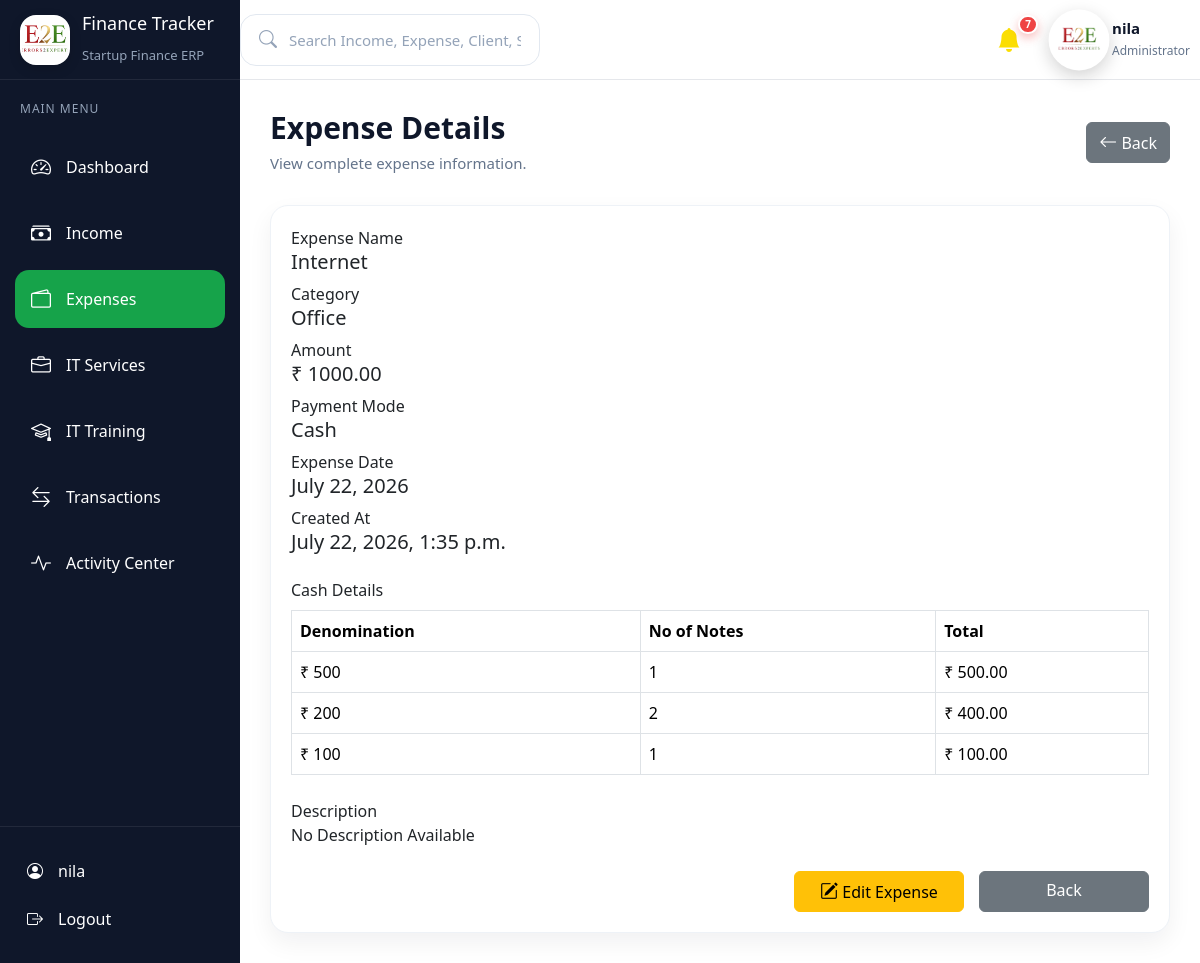
Screenshot of /expenses/view/5/ (signed in) with the database file from the repository.
### expenses/models.py (models this page shows, shortened)
class Expense(models.Model):
    PAYMENT_CHOICES = [
        ("Cash", "Cash"),
        ("UPI", "UPI"),
        ("Bank", "Bank Transfer"),
        ("Card", "Card"),
        ("Cheque", "Cheque"),
    ]
    CATEGORY_CHOICES = [
        ("Office", "Office"),
        ("Salary", "Salary"),
        ("Marketing", "Marketing"),
        ("Travel", "Travel"),
        ("Food", "Food"),
        ("Software", "Software"),
        ("Utilities", "Utilities"),
        ("Others", "Others"),
    ]
    expense_name = models.CharField(
        max_length=150
    )
    category = models.CharField(
        max_length=100,
        choices=CATEGORY_CHOICES
    )
    amount = models.DecimalField(
        max_digits=12,
        decimal_places=2
    )
    payment_mode = models.CharField(
        max_length=20,
        choices=PAYMENT_CHOICES
    )
    transaction_id = models.CharField(
        max_length=100,
        blank=True,
        null=True
    )
    cheque_number = models.CharField(
        max_length=100,
        blank=True,
        null=True
    )
    bank_name = models.CharField(
        max_length=100,
        blank=True,
        null=True
    )
    expense_date = models.DateField()
    description = models.TextField(
        blank=True,
        null=True
    )
    attachment = models.FileField(
        upload_to="expenses/",
        blank=True,
        null=True
    )
    created_at = models.DateTimeField(
        auto_now_add=True
    )
    updated_at = models.DateTimeField(
        auto_now=True
    )
    class Meta:
        ordering = ["-id"]
        verbose_name = "Expense"
        verbose_name_plural = "Expenses"

class CashDenomination(models.Model):
    DENOMINATION_CHOICES = [
        (500, "₹500"),
        (200, "₹200"),
        (100, "₹100"),
        (50, "₹50"),
        (20, "₹20"),
        (10, "₹10"),
    ]
    expense = models.ForeignKey(
        Expense,
        on_delete=models.CASCADE,
        related_name="cash_denominations",
    )
    denomination = models.IntegerField(
        choices=DENOMINATION_CHOICES
    )
    notes_count = models.PositiveIntegerField()
    amount = models.DecimalField(
        max_digits=12,
        decimal_places=2,
        default=0,
    )
    class Meta:
        ordering = ["id"]

### expenses/views.py (the view)
# urls.py: path("view/<int:id>/", views.view_expense, name="view_expense"),
def view_expense(request, id):
    expense = get_object_or_404(
        Expense,
        id=id,
    )
    log_activity(
        module="Expense",
        action="View",
        record_name=expense.expense_name,
        description=f"Viewed Expense '{expense.expense_name}' details.",
        user=request.user,
    )
    return render(
        request,
        "expenses/view.html",
        {
            "expense": expense,
        },
    )

### activity/context_processors.py (called while the page is built)
def notification_context(request):
    unread_notifications = Notification.objects.filter(
        is_read=False
    ).count()
    recent_notifications = Notification.objects.filter(
        is_read=False
    ).order_by("-created_at")[:5]
    return {
        "unread_notifications": unread_notifications,
        "recent_notifications": recent_notifications,
    }

### activity/models.py (called while the page is built)
    def clean(self):
        if len(self.module.strip()) < 2:
            raise ValidationError({
                "module": "Module name is required."
            })
        if len(self.action.strip()) < 2:
            raise ValidationError({
                "action": "Action is required."
            })
        if len(self.record_name.strip()) < 2:
            raise ValidationError({
                "record_name": "Record name is required."
            })

    def save(self, *args, **kwargs):
        self.full_clean()
        super().save(*args, **kwargs)

### activity/services.py (called while the page is built)
def log_activity(
    module,
    action,
    record_name,
    description,
    user=None,
):
    ActivityLog.objects.create(
        module=module,
        action=action,
        record_name=record_name,
        description=description,
        user=user,
    )

### templates/expenses/view.html (shortened to what this page needs)
{% extends 'base.html' %}
{% block content %}
<div class="page-header">
    <div>
        <h2>Expense Details</h2>
        <p>View complete expense information.</p>
    </div>
    <a href="{% url 'expenses:expense_list' %}" class="btn btn-secondary">
        <i class="bi bi-arrow-left"></i>
        Back
    </a>
</div>
<div class="dashboard-box">
    <div class="details-grid">
        <div class="detail-item">
            <label>Expense Name</label>
            <h5>{{ expense.expense_name }}</h5>
        </div>
        <div class="detail-item">
            <label>Category</label>
            <h5>{{ expense.category }}</h5>
        </div>
        <div class="detail-item">
            <label>Amount</label>
            <h5>₹ {{ expense.amount }}</h5>
        </div>
        <div class="detail-item">
            <label>Payment Mode</label>
            <h5>{{ expense.payment_mode }}</h5>
        </div>
        <div class="detail-item">
            <label>Expense Date</label>
            <h5>{{ expense.expense_date }}</h5>
        </div>
        <div class="detail-item">
            <label>Created At</label>
            <h5>{{ expense.created_at }}</h5>
        </div>
    </div>
    {% if expense.payment_mode == "Cash" %}
<div class="detail-item mt-4">
    <label>Cash Details</label>
    <table class="table table-bordered mt-2">
        <thead>
            <tr>
                <th>Denomination</th>
                <th>No of Notes</th>
                <th>Total</th>
            </tr>
        </thead>
        <tbody>
            {% for cash in expense.cash_denominations.all %}
            <tr>
                <td>₹ {{ cash.denomination }}</td>
                <td>{{ cash.notes_count }}</td>
                <td>₹ {{ cash.amount }}</td>
            </tr>
            {% empty %}
            <tr>
                <td colspan="3" class="text-center">
                    No Cash Details Found
                </td>
            </tr>
            {% endfor %}
        </tbody>
    </table>
</div>
{% endif %}
    <div class="detail-item mt-4">
        <label>Description</label>
        <div class="description-box">
            {{ expense.description|default:"No Description Available" }}
        </div>
    </div>
    <div class="form-buttons mt-4">
       <a href="{% url 'expenses:edit_expense' expense.id %}" class="btn btn-warning">
            <i class="bi bi-pencil-square"></i>
            Edit Expense
        </a>
        <a href="{% url 'expenses:expense_list' %}"
           class="btn btn-secondary">
            Back
        </a>
    </div>
</div>
{% endblock %}

### templates/includes/sidebar.html (shortened to what this page needs)
{% load static %}
<aside class="sidebar" id="sidebar">
    <div class="sidebar-header">
        <div class="brand">
            <div class="brand-logo">
                <img
    src="{% static 'images/e2e.jpeg' %}"
    alt="E2E Logo"
    class="brand-logo-img"
>
            </div>
            <div class="brand-text">
                <h2>Finance Tracker</h2>
                <span>Startup Finance ERP</span>
            </div>
        </div>
    </div>
    <div class="menu-title">
        MAIN MENU
    </div>
    <ul class="sidebar-menu">
        <li>
            <a href="/dashboard/" class="{% if '/dashboard/' in request.path %}active{% endif %}">
                <i class="bi bi-speedometer2"></i>
                <span>Dashboard</span>
            </a>
        </li>
        <li>
            <a href="/income/" class="{% if '/income/' in request.path %}active{% endif %}">
                <i class="bi bi-cash-stack"></i>
                <span>Income</span>
            </a>
        </li>
        <li>
            <a href="/expenses/" class="{% if '/expenses/' in request.path %}active{% endif %}">
                <i class="bi bi-wallet2"></i>
                <span>Expenses</span>
            </a>
        </li>
        <li>
            <a href="/services/" class="{% if '/services/' in request.path %}active{% endif %}">
                <i class="bi bi-briefcase"></i>
                <span>IT Services</span>
            </a>
        </li>
        <li>
            <a href="/training/" class="{% if '/training/' in request.path %}active{% endif %}">
                <i class="bi bi-mortarboard"></i>
                <span>IT Training</span>
            </a>
        </li>
        <li>
            <a href="/transactions/" class="{% if '/transactions/' in request.path %}active{% endif %}">
                <i class="bi bi-arrow-left-right"></i>
                <span>Transactions</span>
            </a>
        </li>
        <li>
            <a href="/activity/" class="{% if '/activity/' in request.path %}active{% endif %}">
                <i class="bi bi-activity"></i>
                <span>Activity Center</span>
            </a>
        </li>
    </ul>
    <div class="sidebar-footer">
        <a href="/admin/">
            <i class="bi bi-person-circle"></i>
            <span>{{ request.user.username }}</span>
        </a>
        <a href="/logout/">
            <i class="bi bi-box-arrow-right"></i>
            <span>Logout</span>
        </a>
    </div>
</aside>

### templates/includes/navbar.html (shortened to what this page needs)
{% load static %}
<nav class="navbar">
    <div class="navbar-left">
        <div class="search-box">
            <i class="bi bi-search"></i>
            <input type="text" id="globalSearch" placeholder="Search Income, Expense, Client, Student..."
                autocomplete="off">
        </div>
    </div>
    <div class="navbar-right">
        <a href="{% url 'notification_list' %}" class="nav-icon notification-icon">
            <i class="bi bi-bell-fill"></i>
            {% if unread_notifications > 0 %}
            <span class="count">
                {{ unread_notifications }}
            </span>
            {% endif %}
        </a>
        <div class="profile">
       <img
    src="{% static 'images/e2e-logo.png' %}"
    alt="E2E Logo"
    class="profile-avatar"
>
            <div>
                <h5>{{ request.user.username }}</h5>
                <span>Administrator</span>
            </div>
        </div>
    </div>
</nav>

### static/css/style.css (style rules this page uses)
* { margin:0; padding:0; box-sizing:border-box; font-family:"Segoe UI",sans-serif; }
body { background:var(--bg); color:var(--text); font-family:"Inter",sans-serif; font-size:14px; line-height:1.6; }

### static/css/sidebar.css (style rules this page uses)
.sidebar { position:fixed; top:0; left:0; bottom:0; width:280px; display:flex; flex-direction:column; background:#0f172a; color:#fff; overflow:hidden; z-index:9999; }
.sidebar-header { height:80px; padding:20px; display:flex; align-items:center; gap:15px; border-bottom:1px solid rgba(255,255,255,.08); }
.brand { display:flex; align-items:center; gap:12px; }
.brand-logo { width:50px; height:50px; background:#fff; border-radius:16px; overflow:hidden; display:flex; align-items:center; justify-content:center; border:2px solid #ffffff; box-shadow:0 4px 12px rgba(0,0,0,.15); }
.brand-logo-img { width:100%; height:100%; object-fit:cover; transform:scale(1.45); transform-origin:center; border-radius:12px; }
.brand h2 { font-size:18px; }
.brand span { color:#94a3b8; font-size:13px; }
.menu-title { padding:20px; color:#94a3b8; font-size:12px; letter-spacing:1px; }
.sidebar-menu { list-style:none; padding:0 15px 20px; flex:1 1 auto; min-height:0; overflow-y:auto; overflow-x:hidden; -webkit-overflow-scrolling:touch; scrollbar-width:thin; }
.sidebar-menu li { margin-bottom:8px; }
.sidebar-menu a { display:flex; align-items:center; gap:15px; text-decoration:none; color:white; padding:14px 16px; border-radius:14px; transition:.3s; }
.sidebar-menu a:hover, .sidebar-menu a.active { background:#16a34a; }
.sidebar-menu i { font-size:20px; }
.sidebar-footer { margin-top:auto; flex-shrink:0; padding:20px 15px; background:#0f172a; border-top:1px solid rgba(255,255,255,.08); }
.sidebar-footer a { display:flex; align-items:center; gap:15px; text-decoration:none; color:white; padding:12px; border-radius:12px; }
@media (max-width:1400px) { .sidebar { width:260px; } }
@media (max-width:1200px) { .sidebar { width:240px; } }

### static/css/navbar.css (style rules this page uses)
.navbar { height:80px; background:#fff; display:flex; justify-content:space-between; align-items:center; padding:0 35px; border-bottom:1px solid #e5e7eb; position:sticky; top:0; z-index:999; }
.navbar-left { display:flex; align-items:center; gap:18px; }
.search-box { position:relative; width:430px; height:52px; display:flex; align-items:center; padding:0 18px; background:#fff; border:1px solid #e2e8f0; border-radius:16px; transition:.35s; }
.search-box i { color:#94a3b8; font-size:18px; }
.search-box input { width:100%; height:100%; border:none; outline:none; background:transparent; padding-left:12px; font-size:15px; }
.search-box input::placeholder { color:#94a3b8; }
.navbar-right { display:flex; align-items:center; gap:18px; }
.nav-icon { position: relative; display: flex; align-items: center; justify-content: center; width: 42px; height: 42px; text-decoration: none; color: #fbde02; font-size: 24px; border-radius: 50%; transition: all .3s ease; }
.count { position:absolute; top:-4px; right:-8px; min-width:19px; height:19px; padding:0 5px; border-radius:999px; background:#ef4444; color:#fff; display:flex; justify-content:center; align-items:center; font-size:10px; font-weight:700; line-height:1; border:2px solid #fff; box-shadow:0 4px 10px rgba(239,68,68,.35); }
.profile { display:flex; align-items:center; gap:12px; padding:6px 10px; border-radius:14px; cursor:pointer; transition:.35s; }
.profile img { width:42px; height:42px; object-fit:cover; border-radius:50%; background:#fff; border:2px solid #ffffff; padding:0; transform:scale(1.45); transform-origin:center; box-shadow:0 4px 12px rgba(18, 16, 16, 0.18); transition:.3s ease; }
.profile h5 { margin:0; font-size:15px; color:#0f172a; font-weight:600; }
.profile span { font-size:12px; color:#64748b; }
@media (max-width:1400px) { .search-box { width:360px; } }
@media (max-width:1200px) { .search-box { width:300px; } }

### static/css/dashboard.css (style rules this page uses)
.dashboard-box { background: #ffffff; border-radius: 18px; padding: 20px; box-shadow: 0 10px 25px rgba(15, 23, 42, .06); border: 1px solid #eef2f7; transition: .3s; }

### rows the page displays
Expense: expense_name "Internet", category "Office", amount "1000.00", payment_mode "Cash", expense_date "July 22, 2026", created_at "July 22, 2026, 1:35 p.m.", description "No Description Available"
CashDenomination: denomination "500", notes_count "1", amount "500.00"
CashDenomination: denomination "200", notes_count "2", amount "400.00"
CashDenomination: denomination "100", notes_count "1", amount "100.00"

### other values shown
{{ request.user.username }} "nila"
{{ unread_notifications }} "7"
